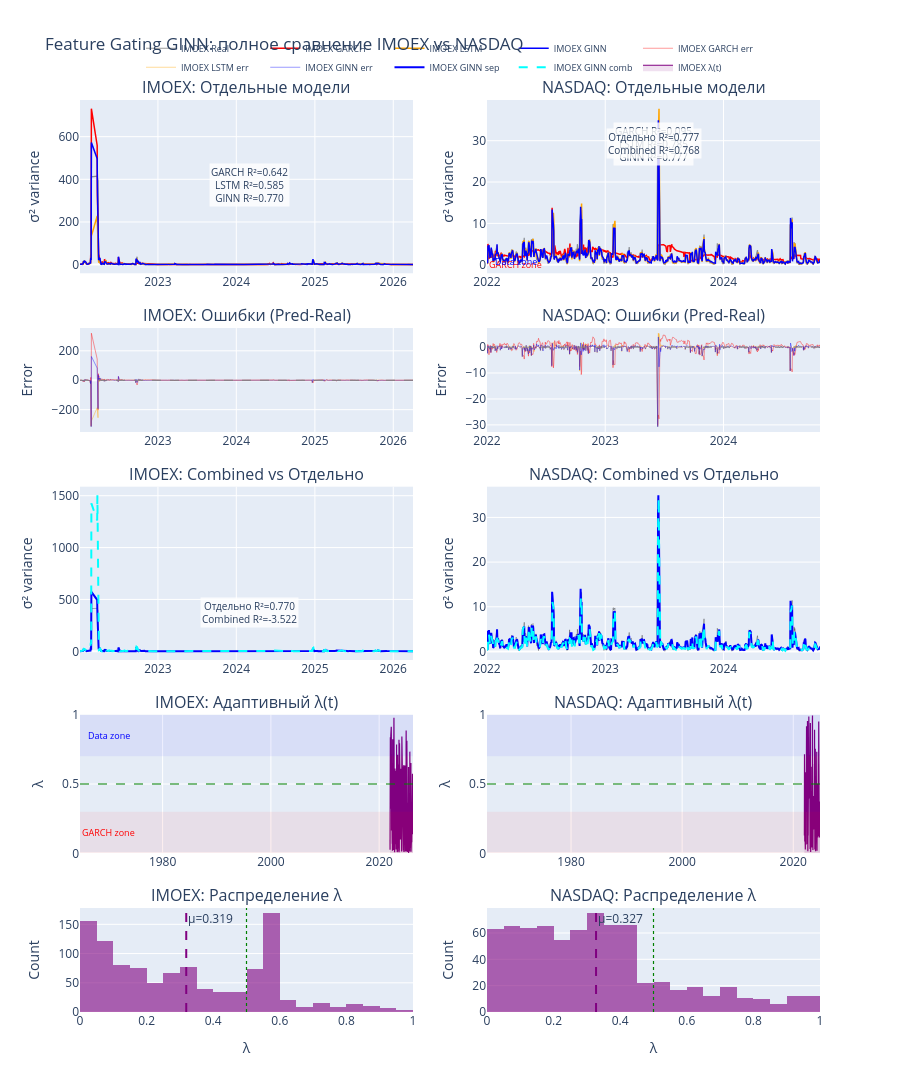

Notebook code for this chart:
### Code cell
fig_final = make_subplots(
    rows=5, cols=2,
    subplot_titles=(
        'IMOEX: Отдельные модели', 'NASDAQ: Отдельные модели',
        'IMOEX: Ошибки (Pred-Real)', 'NASDAQ: Ошибки (Pred-Real)',
        'IMOEX: Combined vs Отдельно', 'NASDAQ: Combined vs Отдельно',
        'IMOEX: Адаптивный λ(t)', 'NASDAQ: Адаптивный λ(t)',
        'IMOEX: Распределение λ', 'NASDAQ: Распределение λ'
    ),
    vertical_spacing=0.06,
    horizontal_spacing=0.1,
    row_heights=[0.25, 0.15, 0.25, 0.2, 0.15]
)

colors = {'GARCH': 'red', 'LSTM': 'orange', 'GINN': 'blue'}

# ========== Row 1-2: Отдельные модели ==========
for col, (name, d, lp, gp, gl, garch) in enumerate([
    ('IMOEX', d_imoex, lstm_p_imoex, ginn_p_imoex, ginn_l_imoex, d_imoex['garch_te_raw']),
    ('NASDAQ', d_nasdq, lstm_p_nasdq, ginn_p_nasdq, ginn_l_nasdq, d_nasdq['garch_te_raw'])
], 1):
    y_real = d['gt_te_raw']
    dates = d['dates_te']
    
    # Row 1: Predictions (separate models)
    fig_final.add_trace(
        go.Scatter(x=dates, y=y_real, name=f'{name} Real', 
                   line=dict(color='black', width=1.2), opacity=0.4, showlegend=(col==1)),
        row=1, col=col
    )
    for model_name, preds, color, dash in [
        ('GARCH', garch, 'red', None), 
        ('LSTM', lp, 'orange', None), 
        ('GINN', gp, 'blue', None)
    ]:
        fig_final.add_trace(
            go.Scatter(x=dates, y=preds, name=f'{name} {model_name}',
                       line=dict(color=color, width=1.5, dash=dash), showlegend=(col==1)),
            row=1, col=col
        )
    
    # Row 2: Errors
    for model_name, preds, color in [
        ('GARCH', garch, 'red'), ('LSTM', lp, 'orange'), ('GINN', gp, 'blue')
    ]:
        err = preds - y_real
        fig_final.add_trace(
            go.Scatter(x=dates, y=err, name=f'{name} {model_name} err',
                       line=dict(color=color, width=0.8), opacity=0.5, showlegend=(col==1)),
            row=2, col=col
        )
    fig_final.add_hline(y=0, line=dict(color='gray', dash='dash', width=1), row=2, col=col)
    
    # Текст с метриками
    r2_garch = r2_score(y_real, garch)
    r2_lstm = r2_score(y_real, lp)
    r2_ginn = r2_score(y_real, gp)
    fig_final.add_annotation(
        xref=f'x{col}', yref=f'y{col}',
        x=dates[len(dates)//2], y=y_real.max()*0.9,
        text=f'GARCH R²={r2_garch:.3f}<br>LSTM R²={r2_lstm:.3f}<br>GINN R²={r2_ginn:.3f}',
        showarrow=False, font=dict(size=10), bgcolor='rgba(255,255,255,0.8)',
        row=1, col=col
    )

# ========== Row 3: Combined vs Отдельно (GINN) ==========
for col, (name, d, gp_sep, gp_comb) in enumerate([
    ('IMOEX', d_imoex, ginn_p_imoex, ginn_p_comb_i),
    ('NASDAQ', d_nasdq, ginn_p_nasdq, ginn_p_comb_n)
], 1):
    y_real = d['gt_te_raw']
    dates = d['dates_te']
    
    fig_final.add_trace(
        go.Scatter(x=dates, y=y_real, name=f'{name} Real',
                   line=dict(color='black', width=1), opacity=0.3, showlegend=False),
        row=3, col=col
    )
    fig_final.add_trace(
        go.Scatter(x=dates, y=gp_sep, name=f'{name} GINN sep',
                   line=dict(color='blue', width=2), showlegend=(col==1)),
        row=3, col=col
    )
    fig_final.add_trace(
        go.Scatter(x=dates, y=gp_comb, name=f'{name} GINN comb',
                   line=dict(color='cyan', width=2, dash='dash'), showlegend=(col==1)),
        row=3, col=col
    )
    
    # Метрики combined
    r2_sep = r2_score(y_real, gp_sep)
    r2_comb = r2_score(y_real, gp_comb)
    fig_final.add_annotation(
        xref=f'x{col}', yref=f'y{col}',
        x=dates[len(dates)//2], y=y_real.max()*0.9,
        text=f'Отдельно R²={r2_sep:.3f}<br>Combined R²={r2_comb:.3f}',
        showarrow=False, font=dict(size=10), bgcolor='rgba(255,255,255,0.8)',
        row=3, col=col
    )

# ========== Row 4-5: Lambda (только separate GINN) ==========
for col, (name, gl) in enumerate([
    ('IMOEX', ginn_l_imoex), ('NASDAQ', ginn_l_nasdq)
], 1):
    dates = d_imoex['dates_te'] if name == 'IMOEX' else d_nasdq['dates_te']
    
    # Row 4: Lambda time series
    fig_final.add_trace(
        go.Scatter(x=dates, y=gl, name=f'{name} λ(t)',
                   line=dict(color='purple', width=1.2),
                   fill='tozeroy', fillcolor='rgba(128,0,128,0.12)', showlegend=(col==1)),
        row=4, col=col
    )
    fig_final.add_hline(y=0.5, line=dict(color='green', dash='dash', width=1.2), row=4, col=col)
    fig_final.add_hrect(y0=0, y1=0.3, fillcolor='red', opacity=0.06, line_width=0, row=4, col=col)
    fig_final.add_hrect(y0=0.7, y1=1.0, fillcolor='blue', opacity=0.06, line_width=0, row=4, col=col)
    fig_final.add_annotation(text='GARCH zone', xref=f'x{col}', yref=f'y{col}',
                             x=0.02, y=0.15, showarrow=False, font=dict(size=9, color='red'), row=4, col=col)
    fig_final.add_annotation(text='Data zone', xref=f'x{col}', yref=f'y{col}',
                             x=0.02, y=0.85, showarrow=False, font=dict(size=9, color='blue'), row=4, col=col)
    
    # Row 5: Lambda histogram
    fig_final.add_trace(
        go.Histogram(x=gl, nbinsx=35, name=f'{name} λ dist',
                     marker_color='purple', opacity=0.6, showlegend=False),
        row=5, col=col
    )
    fig_final.add_vline(x=np.mean(gl), line=dict(color='purple', width=2, dash='dash'),
                        annotation_text=f'μ={np.mean(gl):.3f}', row=5, col=col)
    fig_final.add_vline(x=0.5, line=dict(color='green', width=1.2, dash='dot'), row=5, col=col)

# ========== Настройка осей ==========
for row in [1, 3]:
    for col in [1, 2]:
        fig_final.update_yaxes(title_text='σ² variance', row=row, col=col)
fig_final.update_yaxes(title_text='Error', row=2, col=1)
fig_final.update_yaxes(title_text='Error', row=2, col=2)
fig_final.update_yaxes(title_text='λ', range=[0, 1], row=4, col=1)
fig_final.update_yaxes(title_text='λ', range=[0, 1], row=4, col=2)
fig_final.update_yaxes(title_text='Count', row=5, col=1)
fig_final.update_yaxes(title_text='Count', row=5, col=2)
fig_final.update_xaxes(title_text='λ', row=5, col=1)
fig_final.update_xaxes(title_text='λ', row=5, col=2)

fig_final.update_layout(
    title='Feature Gating GINN: полное сравнение IMOEX vs NASDAQ',
    height=1600,
    hovermode='x unified',
    showlegend=True,
    legend=dict(orientation='h', yanchor='bottom', y=1.02, xanchor='center', x=0.5, font=dict(size=9))
)

fig_final.show()

### Figure 1 — Plotly figure (JSON) as saved in the notebook; plotly's stock layout.template omitted (floating-point values rounded to 4 significant figures; data arrays with more than 128 entries replaced by an {"elided": "..."} marker saying what was removed)
{"data": [{"line": {"color": "black", "width": 1.2}, "name": "IMOEX Real", "opacity": 0.4, "showlegend": true, "type": "scatter", "x": {"elided": "1062 str values"}, "xaxis": "x", "y": {"elided": "1062 float values"}, "yaxis": "y"}, {"line": {"color": "red", "width": 1.5}, "name": "IMOEX GARCH", "showlegend": true, "type": "scatter", "x": {"elided": "1062 str values"}, "xaxis": "x", "y": {"elided": "1062 float values"}, "yaxis": "y"}, {"line": {"color": "orange", "width": 1.5}, "name": "IMOEX LSTM", "showlegend": true, "type": "scatter", "x": {"elided": "1062 str values"}, "xaxis": "x", "y": {"elided": "1062 float values"}, "yaxis": "y"}, {"line": {"color": "blue", "width": 1.5}, "name": "IMOEX GINN", "showlegend": true, "type": "scatter", "x": {"elided": "1062 str values"}, "xaxis": "x", "y": {"elided": "1062 float values"}, "yaxis": "y"}, {"line": {"color": "red", "width": 0.8}, "name": "IMOEX GARCH err", "opacity": 0.5, "showlegend": true, "type": "scatter", "x": {"elided": "1062 str values"}, "xaxis": "x3", "y": {"elided": "1062 float values"}, "yaxis": "y3"}, {"line": {"color": "orange", "width": 0.8}, "name": "IMOEX LSTM err", "opacity": 0.5, "showlegend": true, "type": "scatter", "x": {"elided": "1062 str values"}, "xaxis": "x3", "y": {"elided": "1062 float values"}, "yaxis": "y3"}, {"line": {"color": "blue", "width": 0.8}, "name": "IMOEX GINN err", "opacity": 0.5, "showlegend": true, "type": "scatter", "x": {"elided": "1062 str values"}, "xaxis": "x3", "y": {"elided": "1062 float values"}, "yaxis": "y3"}, {"line": {"color": "black", "width": 1.2}, "name": "NASDAQ Real", "opacity": 0.4, "showlegend": false, "type": "scatter", "x": {"elided": "744 str values"}, "xaxis": "x2", "y": {"elided": "744 float values"}, "yaxis": "y2"}, {"line": {"color": "red", "width": 1.5}, "name": "NASDAQ GARCH", "showlegend": false, "type": "scatter", "x": {"elided": "744 str values"}, "xaxis": "x2", "y": {"elided": "744 float values"}, "yaxis": "y2"}, {"line": {"color": "orange", "width": 1.5}, "name": "NASDAQ LSTM", "showlegend": false, "type": "scatter", "x": {"elided": "744 str values"}, "xaxis": "x2", "y": {"elided": "744 float values"}, "yaxis": "y2"}, {"line": {"color": "blue", "width": 1.5}, "name": "NASDAQ GINN", "showlegend": false, "type": "scatter", "x": {"elided": "744 str values"}, "xaxis": "x2", "y": {"elided": "744 float values"}, "yaxis": "y2"}, {"line": {"color": "red", "width": 0.8}, "name": "NASDAQ GARCH err", "opacity": 0.5, "showlegend": false, "type": "scatter", "x": {"elided": "744 str values"}, "xaxis": "x4", "y": {"elided": "744 float values"}, "yaxis": "y4"}, {"line": {"color": "orange", "width": 0.8}, "name": "NASDAQ LSTM err", "opacity": 0.5, "showlegend": false, "type": "scatter", "x": {"elided": "744 str values"}, "xaxis": "x4", "y": {"elided": "744 float values"}, "yaxis": "y4"}, {"line": {"color": "blue", "width": 0.8}, "name": "NASDAQ GINN err", "opacity": 0.5, "showlegend": false, "type": "scatter", "x": {"elided": "744 str values"}, "xaxis": "x4", "y": {"elided": "744 float values"}, "yaxis": "y4"}, {"line": {"color": "black", "width": 1}, "name": "IMOEX Real", "opacity": 0.3, "showlegend": false, "type": "scatter", "x": {"elided": "1062 str values"}, "xaxis": "x5", "y": {"elided": "1062 float values"}, "yaxis": "y5"}, {"line": {"color": "blue", "width": 2}, "name": "IMOEX GINN sep", "showlegend": true, "type": "scatter", "x": {"elided": "1062 str values"}, "xaxis": "x5", "y": {"elided": "1062 float values"}, "yaxis": "y5"}, {"line": {"color": "cyan", "dash": "dash", "width": 2}, "name": "IMOEX GINN comb", "showlegend": true, "type": "scatter", "x": {"elided": "1062 str values"}, "xaxis": "x5", "y": {"elided": "1062 float values"}, "yaxis": "y5"}, {"line": {"color": "black", "width": 1}, "name": "NASDAQ Real", "opacity": 0.3, "showlegend": false, "type": "scatter", "x": {"elided": "744 str values"}, "xaxis": "x6", "y": {"elided": "744 float values"}, "yaxis": "y6"}, {"line": {"color": "blue", "width": 2}, "name": "NASDAQ GINN sep", "showlegend": false, "type": "scatter", "x": {"elided": "744 str values"}, "xaxis": "x6", "y": {"elided": "744 float values"}, "yaxis": "y6"}, {"line": {"color": "cyan", "dash": "dash", "width": 2}, "name": "NASDAQ GINN comb", "showlegend": false, "type": "scatter", "x": {"elided": "744 str values"}, "xaxis": "x6", "y": {"elided": "744 float values"}, "yaxis": "y6"}, {"fill": "tozeroy", "fillcolor": "rgba(128,0,128,0.12)", "line": {"color": "purple", "width": 1.2}, "name": "IMOEX λ(t)", "showlegend": true, "type": "scatter", "x": {"elided": "1062 str values"}, "xaxis": "x7", "y": {"elided": "1062 float values"}, "yaxis": "y7"}, {"marker": {"color": "purple"}, "name": "IMOEX λ dist", "nbinsx": 35, "opacity": 0.6, "showlegend": false, "type": "histogram", "x": {"elided": "1062 float values"}, "xaxis": "x9", "yaxis": "y9"}, {"fill": "tozeroy", "fillcolor": "rgba(128,0,128,0.12)", "line": {"color": "purple", "width": 1.2}, "name": "NASDAQ λ(t)", "showlegend": false, "type": "scatter", "x": {"elided": "744 str values"}, "xaxis": "x8", "y": {"elided": "744 float values"}, "yaxis": "y8"}, {"marker": {"color": "purple"}, "name": "NASDAQ λ dist", "nbinsx": 35, "opacity": 0.6, "showlegend": false, "type": "histogram", "x": {"elided": "744 float values"}, "xaxis": "x10", "yaxis": "y10"}], "layout": {"annotations": [{"font": {"size": 16}, "showarrow": false, "text": "IMOEX: Отдельные модели", "x": 0.225, "xanchor": "center", "xref": "paper", "y": 1, "yanchor": "bottom", "yref": "paper"}, {"font": {"size": 16}, "showarrow": false, "text": "NASDAQ: Отдельные модели", "x": 0.775, "xanchor": "center", "xref": "paper", "y": 1, "yanchor": "bottom", "yref": "paper"}, {"font": {"size": 16}, "showarrow": false, "text": "IMOEX: Ошибки (Pred-Real)", "x": 0.225, "xanchor": "center", "xref": "paper", "y": 0.75, "yanchor": "bottom", "yref": "paper"}, {"font": {"size": 16}, "showarrow": false, "text": "NASDAQ: Ошибки (Pred-Real)", "x": 0.775, "xanchor": "center", "xref": "paper", "y": 0.75, "yanchor": "bottom", "yref": "paper"}, {"font": {"size": 16}, "showarrow": false, "text": "IMOEX: Combined vs Отдельно", "x": 0.225, "xanchor": "center", "xref": "paper", "y": 0.576, "yanchor": "bottom", "yref": "paper"}, {"font": {"size": 16}, "showarrow": false, "text": "NASDAQ: Combined vs Отдельно", "x": 0.775, "xanchor": "center", "xref": "paper", "y": 0.576, "yanchor": "bottom", "yref": "paper"}, {"font": {"size": 16}, "showarrow": false, "text": "IMOEX: Адаптивный λ(t)", "x": 0.225, "xanchor": "center", "xref": "paper", "y": 0.326, "yanchor": "bottom", "yref": "paper"}, {"font": {"size": 16}, "showarrow": false, "text": "NASDAQ: Адаптивный λ(t)", "x": 0.775, "xanchor": "center", "xref": "paper", "y": 0.326, "yanchor": "bottom", "yref": "paper"}, {"font": {"size": 16}, "showarrow": false, "text": "IMOEX: Распределение λ", "x": 0.225, "xanchor": "center", "xref": "paper", "y": 0.114, "yanchor": "bottom", "yref": "paper"}, {"font": {"size": 16}, "showarrow": false, "text": "NASDAQ: Распределение λ", "x": 0.775, "xanchor": "center", "xref": "paper", "y": 0.114, "yanchor": "bottom", "yref": "paper"}, {"bgcolor": "rgba(255,255,255,0.8)", "font": {"size": 10}, "showarrow": false, "text": "GARCH R²=0.642<br>LSTM R²=0.585<br>GINN R²=0.770", "x": "2024-03-04T00:00:00", "xref": "x", "y": 372.8, "yref": "y"}, {"bgcolor": "rgba(255,255,255,0.8)", "font": {"size": 10}, "showarrow": false, "text": "GARCH R²=0.095<br>LSTM R²=0.785<br>GINN R²=0.777", "x": "2023-05-31T00:00:00", "xref": "x2", "y": 29.23, "yref": "y2"}, {"bgcolor": "rgba(255,255,255,0.8)", "font": {"size": 10}, "showarrow": false, "text": "Отдельно R²=0.770<br>Combined R²=-3.522", "x": "2024-03-04T00:00:00", "xref": "x5", "y": 372.8, "yref": "y5"}, {"bgcolor": "rgba(255,255,255,0.8)", "font": {"size": 10}, "showarrow": false, "text": "Отдельно R²=0.777<br>Combined R²=0.768", "x": "2023-05-31T00:00:00", "xref": "x6", "y": 29.23, "yref": "y2"}, {"font": {"color": "red", "size": 9}, "showarrow": false, "text": "GARCH zone", "x": 0.02, "xref": "x7", "y": 0.15, "yref": "y7"}, {"font": {"color": "blue", "size": 9}, "showarrow": false, "text": "Data zone", "x": 0.02, "xref": "x7", "y": 0.85, "yref": "y7"}, {"showarrow": false, "text": "μ=0.319", "x": 0.319, "xanchor": "left", "xref": "x9", "y": 1, "yanchor": "top", "yref": "y9 domain"}, {"font": {"color": "red", "size": 9}, "showarrow": false, "text": "GARCH zone", "x": 0.02, "xref": "x8", "y": 0.15, "yref": "y2"}, {"font": {"color": "blue", "size": 9}, "showarrow": false, "text": "Data zone", "x": 0.02, "xref": "x8", "y": 0.85, "yref": "y2"}, {"showarrow": false, "text": "μ=0.327", "x": 0.3275, "xanchor": "left", "xref": "x10", "y": 1, "yanchor": "top", "yref": "y10 domain"}], "height": 1600, "hovermode": "x unified", "legend": {"font": {"size": 9}, "orientation": "h", "x": 0.5, "xanchor": "center", "y": 1.02, "yanchor": "bottom"}, "shapes": [{"line": {"color": "gray", "dash": "dash", "width": 1}, "type": "line", "x0": 0, "x1": 1, "xref": "x3 domain", "y0": 0, "y1": 0, "yref": "y3"}, {"line": {"color": "gray", "dash": "dash", "width": 1}, "type": "line", "x0": 0, "x1": 1, "xref": "x4 domain", "y0": 0, "y1": 0, "yref": "y4"}, {"line": {"color": "green", "dash": "dash", "width": 1.2}, "type": "line", "x0": 0, "x1": 1, "xref": "x7 domain", "y0": 0.5, "y1": 0.5, "yref": "y7"}, {"fillcolor": "red", "line": {"width": 0}, "opacity": 0.06, "type": "rect", "x0": 0, "x1": 1, "xref": "x7 domain", "y0": 0, "y1": 0.3, "yref": "y7"}, {"fillcolor": "blue", "line": {"width": 0}, "opacity": 0.06, "type": "rect", "x0": 0, "x1": 1, "xref": "x7 domain", "y0": 0.7, "y1": 1, "yref": "y7"}, {"line": {"color": "purple", "dash": "dash", "width": 2}, "type": "line", "x0": 0.319, "x1": 0.319, "xref": "x9", "y0": 0, "y1": 1, "yref": "y9 domain"}, {"line": {"color": "green", "dash": "dot", "width": 1.2}, "type": "line", "x0": 0.5, "x1": 0.5, "xref": "x9", "y0": 0, "y1": 1, "yref": "y9 domain"}, {"line": {"color": "green", "dash": "dash", "width": 1.2}, "type": "line", "x0": 0, "x1": 1, "xref": "x8 domain", "y0": 0.5, "y1": 0.5, "yref": "y8"}, {"fillcolor": "red", "line": {"width": 0}, "opacity": 0.06, "type": "rect", "x0": 0, "x1": 1, "xref": "x8 domain", "y0": 0, "y1": 0.3, "yref": "y8"}, {"fillcolor": "blue", "line": {"width": 0}, "opacity": 0.06, "type": "rect", "x0": 0, "x1": 1, "xref": "x8 domain", "y0": 0.7, "y1": 1, "yref": "y8"}, {"line": {"color": "purple", "dash": "dash", "width": 2}, "type": "line", "x0": 0.3275, "x1": 0.3275, "xref": "x10", "y0": 0, "y1": 1, "yref": "y10 domain"}, {"line": {"color": "green", "dash": "dot", "width": 1.2}, "type": "line", "x0": 0.5, "x1": 0.5, "xref": "x10", "y0": 0, "y1": 1, "yref": "y10 domain"}], "showlegend": true, "title": {"text": "Feature Gating GINN: полное сравнение IMOEX vs NASDAQ"}, "xaxis": {"anchor": "y", "domain": [0, 0.45]}, "xaxis10": {"anchor": "y10", "domain": [0.55, 1], "title": {"text": "λ"}}, "xaxis2": {"anchor": "y2", "domain": [0.55, 1]}, "xaxis3": {"anchor": "y3", "domain": [0, 0.45]}, "xaxis4": {"anchor": "y4", "domain": [0.55, 1]}, "xaxis5": {"anchor": "y5", "domain": [0, 0.45]}, "xaxis6": {"anchor": "y6", "domain": [0.55, 1]}, "xaxis7": {"anchor": "y7", "domain": [0, 0.45]}, "xaxis8": {"anchor": "y8", "domain": [0.55, 1]}, "xaxis9": {"anchor": "y9", "domain": [0, 0.45], "title": {"text": "λ"}}, "yaxis": {"anchor": "x", "domain": [0.81, 1], "title": {"text": "σ² variance"}}, "yaxis10": {"anchor": "x10", "domain": [0, 0.114], "title": {"text": "Count"}}, "yaxis2": {"anchor": "x2", "domain": [0.81, 1], "title": {"text": "σ² variance"}}, "yaxis3": {"anchor": "x3", "domain": [0.636, 0.75], "title": {"text": "Error"}}, "yaxis4": {"anchor": "x4", "domain": [0.636, 0.75], "title": {"text": "Error"}}, "yaxis5": {"anchor": "x5", "domain": [0.386, 0.576], "title": {"text": "σ² variance"}}, "yaxis6": {"anchor": "x6", "domain": [0.386, 0.576], "title": {"text": "σ² variance"}}, "yaxis7": {"anchor": "x7", "domain": [0.174, 0.326], "range": [0, 1], "title": {"text": "λ"}}, "yaxis8": {"anchor": "x8", "domain": [0.174, 0.326], "range": [0, 1], "title": {"text": "λ"}}, "yaxis9": {"anchor": "x9", "domain": [0, 0.114], "title": {"text": "Count"}}}}
